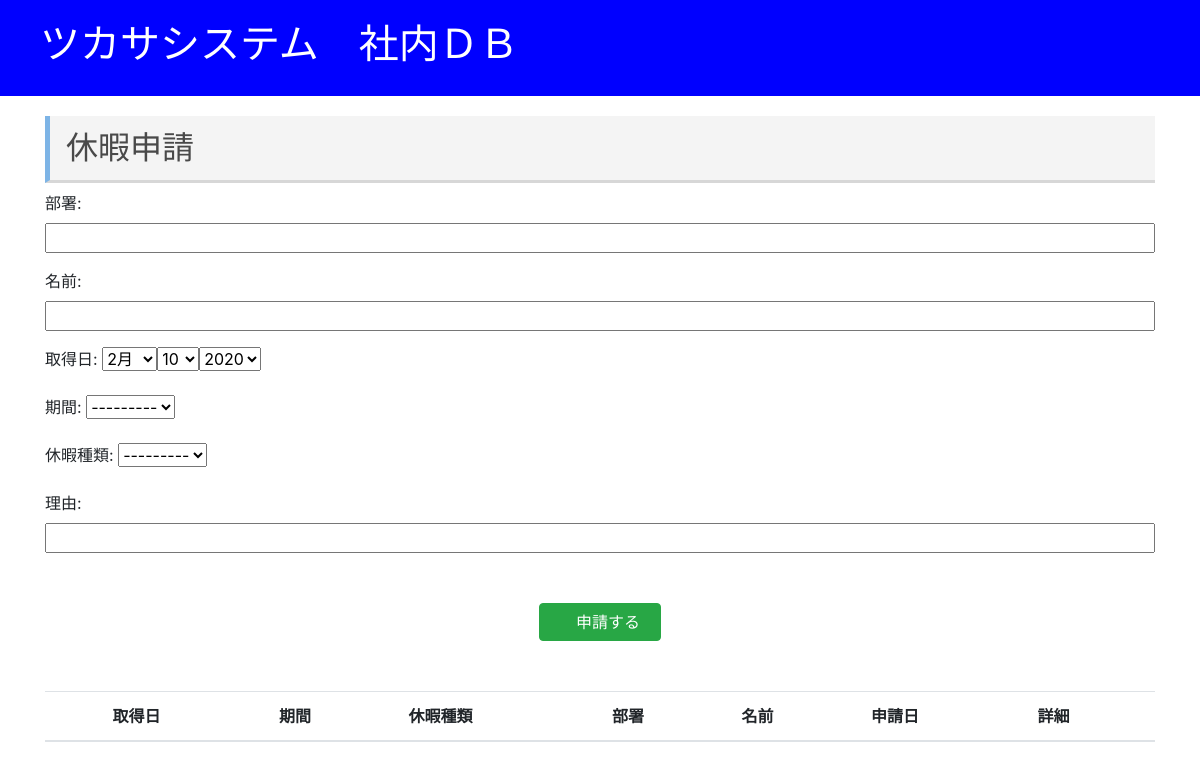
/post/new/, run on an earlier commit of the app's database.
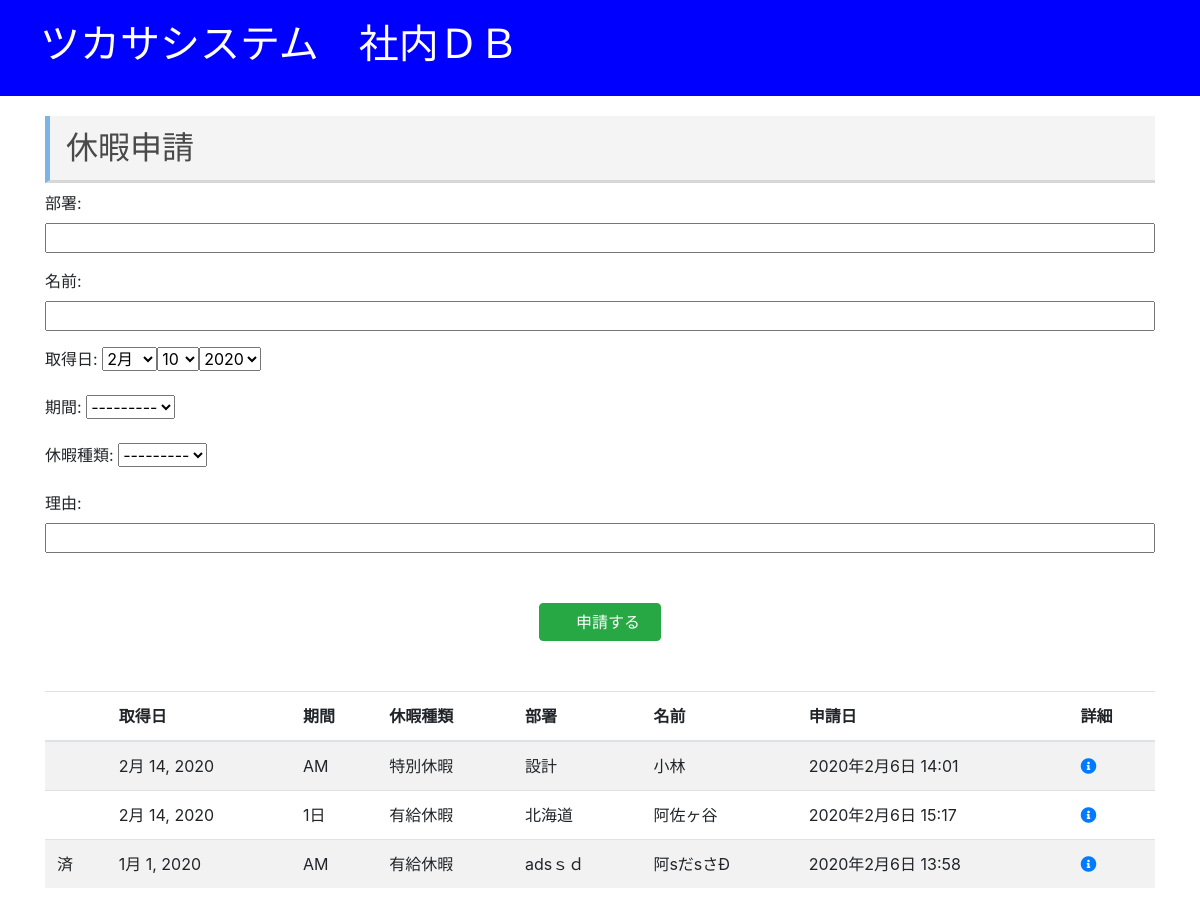
And on a later commit of the database.
### blog/models.py (models this page shows, shortened)
class Yukyu(models.Model):
	author	= models.ForeignKey(settings.AUTH_USER_MODEL, on_delete=models.CASCADE)
	busyo	= models.CharField(verbose_name='部署', max_length=100)
	name	= models.CharField(verbose_name='名前', max_length=100)
	riyuu	= models.CharField(verbose_name='理由', max_length=100)
	kyuka_type	= models.PositiveSmallIntegerField( verbose_name='休暇種類', choices=[ (1,'有給休暇'), (2,'特別休暇'), (3,'欠勤'), (4,'代休') ] )
	kikan	= models.PositiveSmallIntegerField( verbose_name='期間', choices=[ (1,'AM'), (2,'PM'), (3,'1日'), (4,'2日間'), (5,'3日間'), (6,'4日間'), (7,'5日間'), (8,'6日間') ] )
	start_date	= models.DateField(verbose_name='取得日', default=date.today)
	created_date	= models.DateTimeField(default=timezone.now)
	published_date	= models.DateTimeField(blank=True, null=True)
	def isFinished(self):
		return self.start_date < date.today()

### blog/views.py (the view, shortened to what this page needs)
# urls.py: path('post/new/', views.post_new, name='post_new'),
def post_new(request):
	form = YukyuForm()
	posts = Yukyu.objects.filter(published_date__lte=timezone.now()).order_by('-start_date')[:20]
	return render(request, 'blog/post_edit.html', {'form': form, 'posts': posts, 'now': timezone.now() })

### blog/forms.py
class YukyuForm(forms.ModelForm):
	class Meta:
		model = Yukyu
		fields = ('busyo', 'name', 'start_date', 'kikan', 'kyuka_type', 'riyuu' )
		widgets = {
			'start_date': forms.SelectDateWidget
		}

### blog/templates/blog/post_edit.html (shortened to what this page needs)
{% extends 'blog/base.html' %}
{% block content %}
    <h2>休暇申請</h2>
    <form method="POST" class="post-form">
		{{ form.as_p }}
		<button type="submit" class="btn btn-success mx-auto d-block" style="margin:50px">　申請する　</button>
	</form>
	<table class="table table-striped">
		<thead class="thead">
			<th></th>
			<th>取得日</th>
			<th>期間</th>
			<th class="d-none d-md-table-cell">休暇種類</th>
			<th class="d-none d-md-table-cell">部署</th>
			<th>名前</th>
			<th class="d-none d-md-table-cell">申請日</th>
			<th>詳細</th>
		</thead>
		{% for post in posts %}
			<tr>
				<td>{% if post.isFinished %}済{% endif %}</td>
				<td>{{ post.start_date }}</td>
				<td>{{ post.get_kikan_display }}</td>
				<td class="d-none d-md-table-cell">{{ post.get_kyuka_type_display }}</td>
				<td class="d-none d-md-table-cell">{{ post.busyo }}</td>
				<td>{{ post.name }}</td>
				<td class="d-none d-md-table-cell">{{ post.published_date|date:"Y年n月j日 H:i" }}</td>
				<td><a href="{% url 'post_detail' pk=post.pk %}"><i class="fas fa-info-circle"></i></a></td>
			</tr>
		{% endfor %}
	</table>
{% endblock %}

What changed in the data, as far as the page shows it:
added Yukyu: start_date "2月 14, 2020", kikan "AM", kyuka_type "特別休暇", busyo "設計", name "小林", published_date "2020年2月6日 14:01"
added Yukyu: start_date "2月 14, 2020", kikan "1日", kyuka_type "有給休暇", busyo "北海道", name "阿佐ヶ谷", published_date "2020年2月6日 15:17"
added Yukyu: shows "済", start_date "1月 1, 2020", kikan "AM", kyuka_type "有給休暇", busyo "adsｓｄ", name "阿sだsさÐ", published_date "2020年2月6日 13:58"
